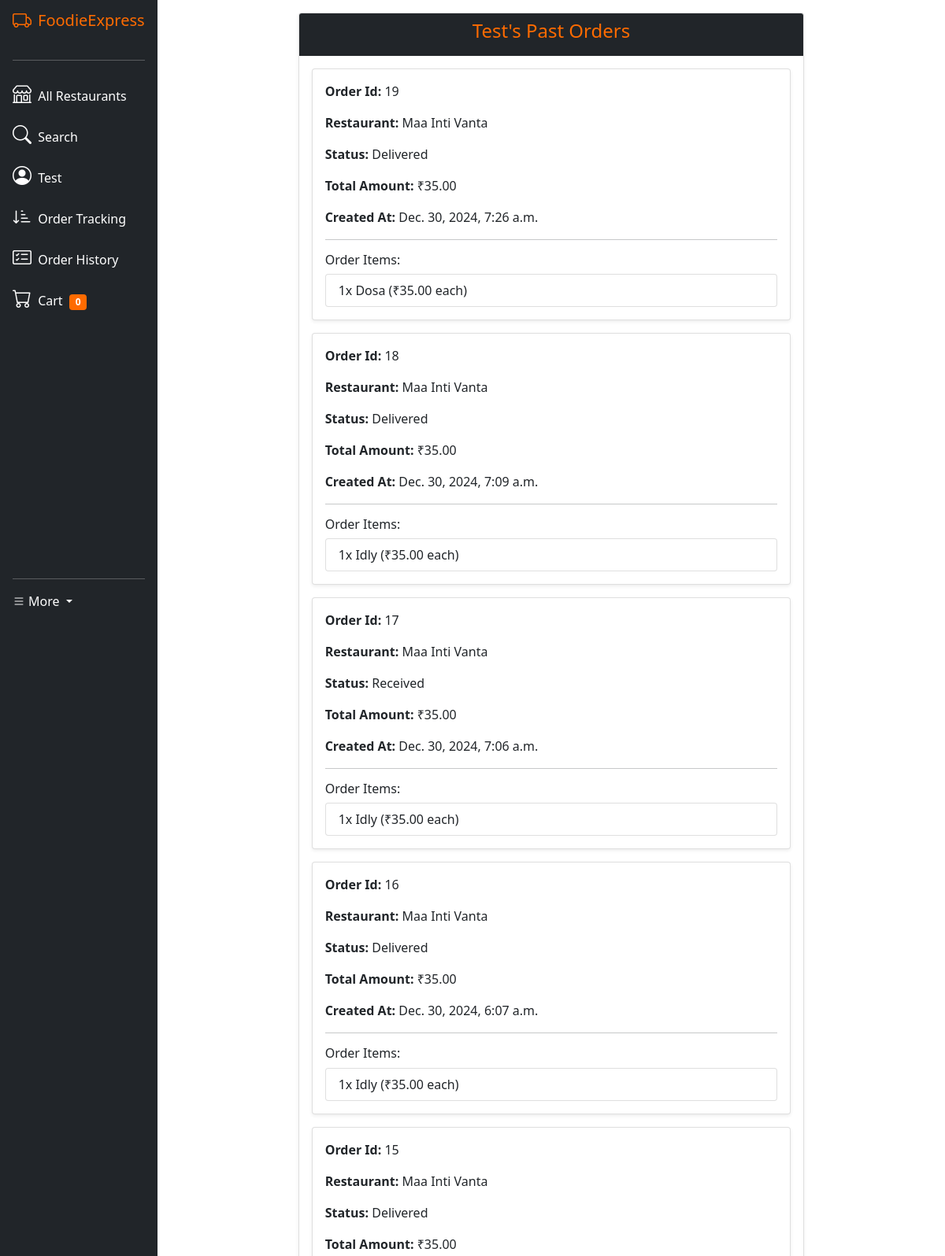
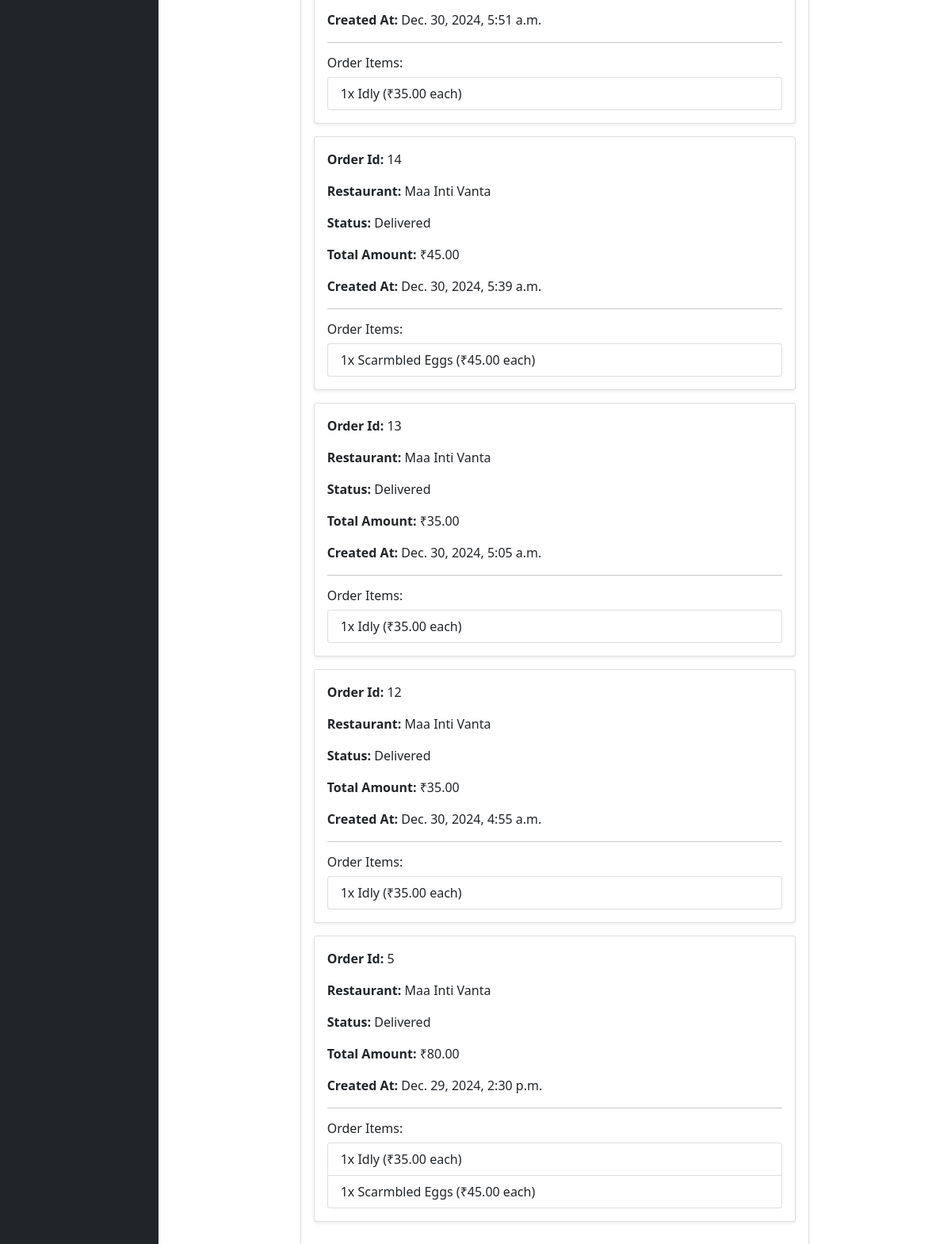
Page /customer_order_history/ (signed in) on the committed database (2 pictures, top to bottom).
### core/models.py (models this page shows, shortened)
class User(AbstractUser):
    CUSTOMER = 'customer'
    RESTAURANT = 'restaurant'
    DELIVERY_PARTNER = 'delivery_partner'
    USER_TYPE_CHOICES = [
        (CUSTOMER, 'Customer'),
        (RESTAURANT, 'Restaurant'),
        (DELIVERY_PARTNER, 'Delivery Partner'),
    ]
    user_type = models.CharField(max_length=20, choices=USER_TYPE_CHOICES)
    phone_number = models.CharField(max_length=15, unique=True)
    address = models.TextField()
    created_at = models.DateTimeField(auto_now_add=True)
    updated_at = models.DateTimeField(auto_now=True)
    class Meta:
        verbose_name = 'User'
        verbose_name_plural = 'Users'
        ordering = ['-created_at']
        indexes = [
            models.Index(fields=['user_type']),
            models.Index(fields=['phone_number'])
        ]

class Order(models.Model):
    STATUS_CHOICES = [
        ('received', 'Received'),
        ('active', 'Active'),
        ('picked_up', 'Picked Up'),
        ('delivered', 'Delivered'),
        ('inactive', 'Inactive'),
    ]
    customer = models.ForeignKey(User, on_delete=models.CASCADE, related_name='customer_orders')
    restaurant = models.ForeignKey(Restaurant, on_delete=models.CASCADE, related_name='restaurant_orders')
    delivery_partner = models.ForeignKey(DeliveryPartner, on_delete=models.SET_NULL, null=True, related_name='delivery_orders')
    status = models.CharField(max_length=20, choices=STATUS_CHOICES, default='received')
    total_amount = models.DecimalField(max_digits=10, decimal_places=2)
    delivery_address = models.TextField()
    created_at = models.DateTimeField(auto_now_add=True)
    updated_at = models.DateTimeField(auto_now=True)
    class Meta:
        verbose_name = 'Order'
        verbose_name_plural = 'Orders'
        ordering = ['-created_at']
        indexes = [
            models.Index(fields=['status']),
            models.Index(fields=['created_at']),
            models.Index(fields=['customer', 'status'])
        ]

class Restaurant(models.Model):
    owner = models.OneToOneField(User, on_delete=models.CASCADE)
    name = models.CharField(max_length=100)
    description = models.TextField()
    cuisine = models.CharField(max_length=50)
    is_pure_veg = models.BooleanField(default=False)
    photo = models.URLField(max_length=1000, blank=True, null=True)
    min_delivery_partners = models.IntegerField(default=1, validators=[MinValueValidator(1)])
    max_delivery_partners = models.IntegerField(default=10, validators=[MaxValueValidator(10)])
    is_active = models.BooleanField(default=True)
    class Meta:
        verbose_name = 'Restaurant'
        verbose_name_plural = 'Restaurants'
        ordering = ['name']
        indexes = [
            models.Index(fields=['name']),
            models.Index(fields=['cuisine'])
        ]
        constraints = [
            models.UniqueConstraint(
                fields=['name', 'owner'],
                name='unique_restaurant_owner'
            )
        ]

class OrderItem(models.Model):
    order = models.ForeignKey(Order, on_delete=models.CASCADE, related_name='order_items')
    menu_item = models.ForeignKey(MenuItem, on_delete=models.CASCADE)
    quantity = models.PositiveIntegerField(validators=[MinValueValidator(1)])
    subtotal = models.DecimalField(max_digits=10, decimal_places=2)
    class Meta:
        verbose_name = 'Order Item'
        verbose_name_plural = 'Order Items'
        ordering = ['order', 'menu_item']
        unique_together = ['order', 'menu_item']
        indexes = [
            models.Index(fields=['order']),
            models.Index(fields=['menu_item'])
        ]

class MenuItem(models.Model):
    AVAILABILITY_CHOICES = [
        ('available', 'Available'),
        ('out_of_stock', 'Out of Stock'),
        ('removed', 'Removed')
    ]
    restaurant = models.ForeignKey(Restaurant, on_delete=models.CASCADE, related_name='menu_items')
    name = models.CharField(max_length=100)
    description = models.TextField()
    price = models.DecimalField(max_digits=10, decimal_places=2)
    is_vegetarian = models.BooleanField(default=False)
    is_bestseller = models.BooleanField(default=False)
    availability = models.CharField(max_length=20, choices=AVAILABILITY_CHOICES, default='available')
    photo_url = models.URLField(max_length=1000, blank=True, null=True)
    created_at = models.DateTimeField(auto_now_add=True)
    updated_at = models.DateTimeField(auto_now=True)
    class Meta:
        verbose_name = 'Menu Item'
        verbose_name_plural = 'Menu Items'
        ordering = ['restaurant', 'name']
        unique_together = ['restaurant', 'name']
        indexes = [
            models.Index(fields=['name']),
            models.Index(fields=['is_vegetarian']),
            models.Index(fields=['availability'])
        ]

### core/views.py (the view)
# urls.py: path('customer_order_history/', views.customer_order_history, name='customer_order_history'),
@login_required
def customer_order_history(request):
    orders = Order.objects.filter(customer=request.user).order_by('-created_at').prefetch_related('order_items__menu_item')
    return render(request, "core/customer_order_history.html", {"orders": orders})

### core/templates/core/customer_order_history.html (shortened to what this page needs)
{% extends "core/layout.html" %}
{% load static %}
{% block body %}
<div class="container-fluid py-3">
    <div class="row justify-content-center">
        <div class="col-lg-8 col-md-10">
            <div class="card shadow-sm">
                <div class="card-header bg-dark text-accent">
                    <h4 class="text-center">{{user.username}}'s Past Orders</h4>
                </div>
                <div class="card-body">
                    {% for order in orders %}
                    <div class="card shadow-sm mb-3">
                        <div class="card-body">
                            <p class="card-text"><span><strong>Order Id: </strong> {{ order.id }}</span></p>
                            <p class="card-text"><span><strong>Restaurant: </strong> {{ order.restaurant.name }}</span></p>
                            <p class="card-text"><span><strong>Status: </strong> {{ order.get_status_display }}</span></p>
                            <p class="card-text"><span><strong>Total Amount: </strong>₹{{ order.total_amount }}</span></p>
                            <p class="card-text"><span><strong>Created At: </strong> {{ order.created_at }}</span></p>
                            <hr>
                            <h6>Order Items:</h6>
                            <ul class="list-group">
                                {% for item in order.order_items.all %}
                                    <li class="list-group-item">
                                        {{ item.quantity }}x {{ item.menu_item.name }}
                                        (₹{{ item.menu_item.price }} each)
                                    </li>
                                {% endfor %}
                            </ul>
                        </div>
                    </div>
                    {% empty %}
                    <div class="alert alert-accent">
                        NO memories with you yet 😔
                    </div>
                    {% endfor %}
                </div>
            </div>
        </div>
    </div>
</div>
{% endblock %}

### core/templates/core/layout.html (shortened to what this page needs)
{% load static %}
<!DOCTYPE html>
<html lang="en">
    <head>
        <link href="https://cdn.jsdelivr.net/npm/bootstrap@5.0.2/dist/css/bootstrap.min.css" rel="stylesheet">
        <link href="https://cdn.jsdelivr.net/npm/bootstrap-icons@1.10.0/font/bootstrap-icons.css" rel="stylesheet">
        <link rel="stylesheet" href="https://cdnjs.cloudflare.com/ajax/libs/font-awesome/4.7.0/css/font-awesome.min.css">
        <link href="{% static 'core/styles.css' %}" rel="stylesheet">
    </head>
    <body>
        <div class="sidebar-wrapper">
            <div class="sidebar-content d-flex flex-column align-items-center align-items-sm-start px-3 pt-2 text-white">
                <a href="/" class="d-flex align-items-center pb-3 mb-md-0 me-md-auto text-white text-decoration-none">
                    <i class="bi bi-truck fs-4 me-2 brand-text"></i>
                    <span class="fs-5 d-none d-sm-inline brand-text">FoodieExpress</span>
                </a>
                <hr class="w-100">
                <ul class="nav nav-pills flex-column mb-sm-auto mb-0 align-items-center align-items-sm-start" id="menu">
                    {% if user.is_authenticated %}
                    {% if user.user_type == 'restaurant' %}
                    <li class="nav-item">
                        <a href="{% url 'restaurant_profile' %}" class="nav-link align-middle px-0 text-white">
                            <i class="fs-4 bi bi-shop"></i>
                            <span class="ms-1 d-none d-sm-inline">{{user.username}}</span>
                        </a>
                    </li>
                    <li class="nav-item">
                        <a class="nav-link align-middle px-0 text-white" href="{% url 'restaurant_menu' %}">
                            <i class="fs-4 bi bi-grid-3x3-gap"></i>
                            <span class="ms-1 d-none d-sm-inline">Menu</span>
                        </a>
                    </li>
                    <li class="nav-item">
                        <a class="nav-link align-middle px-0 text-white" href="{% url 'menu_item_add' %}">
                            <i class="fs-4 bi bi-plus-square"></i>
                            <span class="ms-1 d-none d-sm-inline">Add Dish</span>
                        </a>
                    </li>
                    <li class="nav-item">
                        <a class="nav-link align-middle px-0 text-white" href="{% url 'restaurant_dashboard' %}">
                            <i class="fs-4 bi bi-bag"></i>
                            <span class="ms-1 d-none d-sm-inline">Order Dashboard</span>
                        </a>
                    </li>
                    <li class="nav-item">
                        <a href="{% url 'restaurant_order_history' %}" class="nav-link align-middle px-0 text-white">
                            <i class="fs-4 bi bi-card-checklist"></i>
                            <span class="ms-1 d-none d-sm-inline">Order History</span>
                        </a>
                    </li>
                    <li class="nav-item">
                        <a href="{% url 'latest_order_tracking' %}" class="nav-link align-middle px-0 text-white">
                            <i class="fs-4 bi bi-sort-down-alt"></i>
                            <span class="ms-1 d-none d-sm-inline">Order Tracking</span>
                        </a>
                    </li>
                    {% else %}
                        <li class="nav-item">
                            <a href="{% url 'restaurant_list'%}" class="nav-link align-middle px-0 text-white">
                                <i class="fs-4 bi bi-shop"></i>
                                <span class="ms-1 d-none d-sm-inline">All Restaurants</span>
                            </a>
                        </li>
                        <li class="nav-item">
                            <a href="{% url 'search' %}" class="nav-link align-middle px-0 text-white">
                                <i class="fs-4 bi bi-search"></i>
                                <span class="ms-1 d-none d-sm-inline">Search</span>
                            </a>
                        </li>
                        <li class="nav-item">
                            <a href="{% url 'customer_profile' %}" class="nav-link align-middle px-0 text-white">
                                <i class="fs-4 bi bi-person-circle"></i>
                                <span class="ms-1 d-none d-sm-inline">{{user.username}}</span>
                            </a>
                        </li>
                        <li class="nav-item">
                            <a href="{% url 'latest_order_tracking' %}" class="nav-link align-middle px-0 text-white">
                                <i class="fs-4 bi bi-sort-down-alt"></i>
                                <span class="ms-1 d-none d-sm-inline">Order Tracking</span>
                            </a>
                        </li>
                        <li class="nav-item">
                            <a href="{% url 'customer_order_history' %}" class="nav-link align-middle px-0 text-white">
                                <i class="fs-4 bi bi-card-checklist"></i>
                                <span class="ms-1 d-none d-sm-inline">Order History</span>
                            </a>
                        </li>
                        <li class="nav-item">
                            <a href="{% url 'view_cart' %}" class="nav-link align-middle px-0 text-white">
                                    <i class="fs-4 bi bi-cart"></i>
                                    <span class="ms-1 d-none d-sm-inline">Cart &nbsp;<span class="cart-count badge bg-accent">{{ request.session.cart|length|default:0 }}</span></span>
                            </a>
                        </li>
                        {% endif %}
                    {% endif %}
                </ul>
                <hr class="w-100">
                <div class="dropdown pb-4">
                    {% if request.user.is_authenticated %}
                        <a href="#" class="d-flex align-items-center text-white text-decoration-none dropdown-toggle" id="dropdown.user1" data-bs-toggle="dropdown" aria-expanded="false">
                            <i class="bi bi-list"></i>
                            <span class="d-none d-sm-inline mx-1">More</span>
                        </a>
                    {% endif %}
                </div>
            </div>
        </div>
        <div class="main-content-wrapper">
            {% block body %}
            {% endblock %}
        </div>
    </body>
</html>

### core/templates/core/layout.html (style rules this page uses)
:root { --accent-color: #ff6b00; }
body { overflow-x: hidden; }
.bg-accent { background-color: #ff6b00; }
.brand-text { color: var(--accent-color) !important; }
.sidebar-wrapper { position: fixed; left: 0; top: 0; bottom: 0; width: 16.66667%; background-color: #212529; z-index: 1000; }
.sidebar-content { height: 100vh; overflow-y: auto; }
.main-content-wrapper { margin-left: 16.66667%; width: calc(100% - 16.66667%); min-height: 100vh; }

### core/templates/core/customer_order_history.html (style rules this page uses)
.text-accent { color: #ff6b00; }
.bg-accent { background-color: #ff6b00; }

### rows in the picture
User: username "Test"
Order: id "19", restaurant.name "Maa Inti Vanta", status "Delivered", total_amount "35.00", created_at "Dec. 30, 2024, 7:26 a.m."
OrderItem: quantity "1", menu_item.name "Dosa", menu_item.price "35.00"
Order: id "18", restaurant.name "Maa Inti Vanta", status "Delivered", total_amount "35.00", created_at "Dec. 30, 2024, 7:09 a.m."
OrderItem: quantity "1", menu_item.name "Idly", menu_item.price "35.00"
Order: id "17", restaurant.name "Maa Inti Vanta", status "Received", total_amount "35.00", created_at "Dec. 30, 2024, 7:06 a.m."
OrderItem: quantity "1", menu_item.name "Idly", menu_item.price "35.00"
Order: id "16", restaurant.name "Maa Inti Vanta", status "Delivered", total_amount "35.00", created_at "Dec. 30, 2024, 6:07 a.m."
OrderItem: quantity "1", menu_item.name "Idly", menu_item.price "35.00"
Order: id "15", restaurant.name "Maa Inti Vanta", status "Delivered", total_amount "35.00", created_at "Dec. 30, 2024, 5:51 a.m."
OrderItem: quantity "1", menu_item.name "Idly", menu_item.price "35.00"
Order: id "14", restaurant.name "Maa Inti Vanta", status "Delivered", total_amount "45.00", created_at "Dec. 30, 2024, 5:39 a.m."
OrderItem: quantity "1", menu_item.name "Scarmbled Eggs", menu_item.price "45.00"
Order: id "13", restaurant.name "Maa Inti Vanta", status "Delivered", total_amount "35.00", created_at "Dec. 30, 2024, 5:05 a.m."
OrderItem: quantity "1", menu_item.name "Idly", menu_item.price "35.00"
Order: id "12", restaurant.name "Maa Inti Vanta", status "Delivered", total_amount "35.00", created_at "Dec. 30, 2024, 4:55 a.m."
OrderItem: quantity "1", menu_item.name "Idly", menu_item.price "35.00"
Order: id "5", restaurant.name "Maa Inti Vanta", status "Delivered", total_amount "80.00", created_at "Dec. 29, 2024, 2:30 p.m."
OrderItem: quantity "1", menu_item.name "Idly", menu_item.price "35.00"
OrderItem: quantity "1", menu_item.name "Scarmbled Eggs", menu_item.price "45.00"

### other values in the picture
{{ request.session.cart|length|default:0 }} "0"
